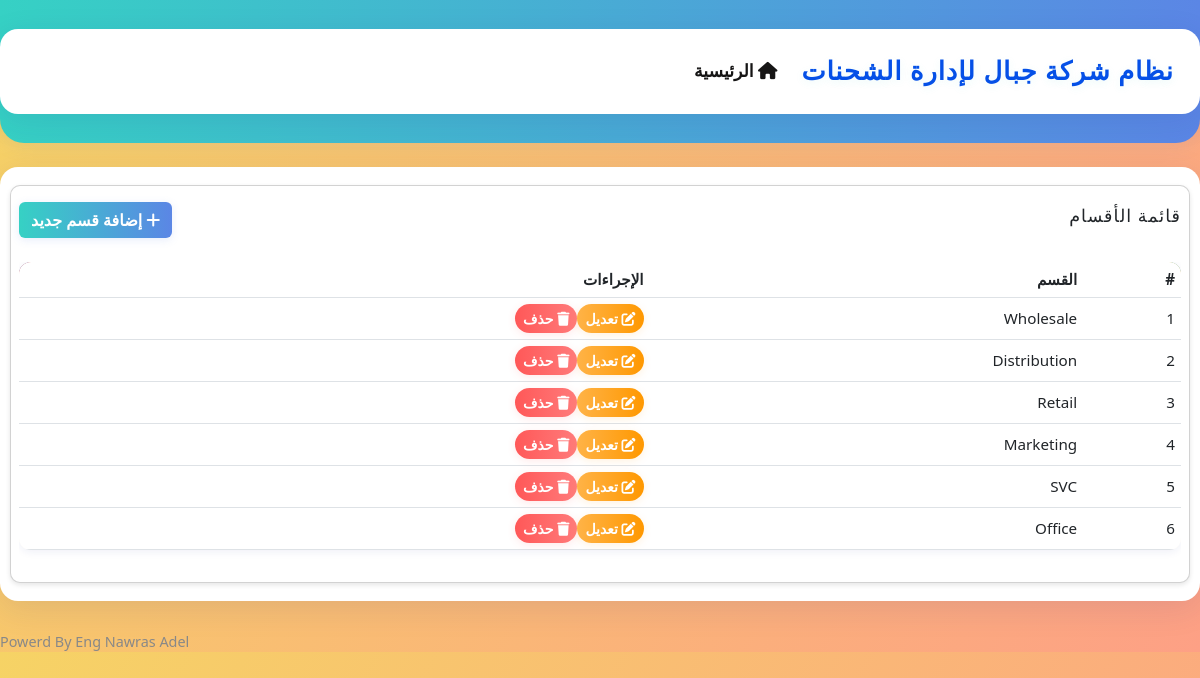
The page /departments on the database its author committed.
### tables this page shows
CREATE TABLE department (
                id INTEGER PRIMARY KEY AUTOINCREMENT,
                name TEXT NOT NULL
            );

### app.py (the view)
@app.route('/departments')
def list_departments():
    with get_db() as db:
        departments = db.execute('SELECT * FROM department').fetchall()
    return render_template('list_departments.html', departments=departments)

### app.py (called while the page is built)
@contextmanager
def get_db():
    db = sqlite3.connect(DATABASE)
    db.row_factory = sqlite3.Row
    try:
        yield db
        db.commit()
    except Exception as e:
        db.rollback()
        raise e
    finally:
        db.close()

### templates/list_departments.html
{% extends "base.html" %}
{% block content %}
<div class="card">
    <div class="card-body">
        <div class="d-flex justify-content-between align-items-center mb-4">
            <h2 class="card-title">قائمة الأقسام</h2>
            <a href="{{ url_for('new_department') }}" class="btn btn-primary">
                <i class="fas fa-plus"></i> إضافة قسم جديد
            </a>
        </div>
        <div class="table-responsive">
            <table class="table table-hover">
                <thead>
                    <tr>
                        <th>#</th>
                        <th>القسم</th>
                        <th>الإجراءات</th>
                    </tr>
                </thead>
                <tbody>
                    {% for dept in departments %}
                    <tr>
                        <td>{{ loop.index }}</td>
                        <td>{{ dept.name }}</td>
                        <td>
                            <div class="btn-group" role="group">
                                <a href="{{ url_for('edit_department', id=dept.id) }}" class="btn btn-warning btn-sm">
                                    <i class="fas fa-edit"></i> تعديل
                                </a>
                                <form action="{{ url_for('delete_department', id=dept.id) }}" method="POST" class="d-inline"
                                      onsubmit="return confirm('هل أنت متأكد من حذف هذا القسم؟');">
                                    <button type="submit" class="btn btn-danger btn-sm">
                                        <i class="fas fa-trash"></i> حذف
                                    </button>
                                </form>
                            </div>
                        </td>
                    </tr>
                    {% endfor %}
                </tbody>
            </table>
        </div>
    </div>
</div>
{% endblock %}

### static/style.css (style rules this page uses)
body { background: linear-gradient(120deg, #f6d365 0%, #fda085 100%); font-family: 'Cairo', 'Segoe UI', Tahoma, Geneva, Verdana, sans-serif; color: #222; margin: 0; padding: 0; direction: rtl; }
.card, .card-body { padding: 8px 4px !important; }
h1, h2, h3, h4, h5 { color: #ff6f61; font-family: 'Cairo', 'Segoe UI', sans-serif; letter-spacing: 1px; font-size: 1.1rem; margin-bottom: 0.7rem; }
form { display: flex; flex-direction: column; gap: 3px; }
button, input[type="submit"] { background: linear-gradient(90deg, #36d1c4 0%, #5b86e5 100%); color: #fff; border: none; cursor: pointer; font-weight: bold; box-shadow: 0 2px 8px rgba(91, 134, 229, 0.15); transition: background 0.2s, transform 0.1s, box-shadow 0.2s; }
.btn-primary, button.btn-primary, input[type="submit"].btn-primary { background: linear-gradient(90deg, #36d1c4 0%, #5b86e5 100%) !important; color: #fff !important; border: none !important; font-weight: bold; box-shadow: 0 2px 8px rgba(91, 134, 229, 0.15); transition: background 0.2s, transform 0.1s, box-shadow 0.2s; }
.btn-danger, button.btn-danger, input[type="submit"].btn-danger { background: linear-gradient(90deg, #ff5858 0%, #ff7b7b 100%) !important; color: #fff !important; border: none !important; font-weight: bold; box-shadow: 0 2px 8px rgba(255, 88, 88, 0.13); transition: background 0.2s, transform 0.1s, box-shadow 0.2s; }
.btn-warning, button.btn-warning, input[type="submit"].btn-warning { background: linear-gradient(90deg, #ffb347 0%, #ff9800 100%) !important; color: #fff !important; border: none !important; font-weight: bold; box-shadow: 0 2px 8px rgba(255, 152, 0, 0.13); transition: background 0.2s, transform 0.1s, box-shadow 0.2s; }
.btn-info, button.btn-info, input[type="submit"].btn-info, .btn-warning, button.btn-warning, input[type="submit"].btn-warning, .btn-danger, button.btn-danger, input[type="submit"].btn-danger { border-radius: 20px !important; }
table { width: 100% !important; background: #fff; border-radius: 12px; overflow: hidden; box-shadow: 0 2px 8px rgba(31, 38, 135, 0.07); margin-bottom: 0.5rem; direction: rtl; }
thead { background: linear-gradient(90deg, #ff6f61 0%, #f6d365 100%); color: #fff; font-weight: bold; }
tbody tr:nth-child(even) { background: #fff7f0; }
td, th { padding: 6px 6px !important; text-align: right; vertical-align: middle; font-size: 0.95rem; }
::placeholder { color: #ffb199; }

### templates/base.html (style rules this page uses)
:root { --primary-color: #2196F3; --secondary-color: #FF4081; --accent-color: #FFC107; }
body { background-color: #f8f9fa; font-family: 'Segoe UI', Tahoma, Geneva, Verdana, sans-serif; }
.btn-primary { background-color: var(--primary-color); border-color: var(--primary-color); }
.card { box-shadow: 0 2px 5px rgba(0,0,0,0.1); border-radius: 10px; }
.table thead { background-color: var(--primary-color); color: white; }

### rows shown on the page
department: name "Wholesale"
department: name "Distribution"
department: name "Retail"
department: name "Marketing"
department: name "SVC"
department: name "Office"
